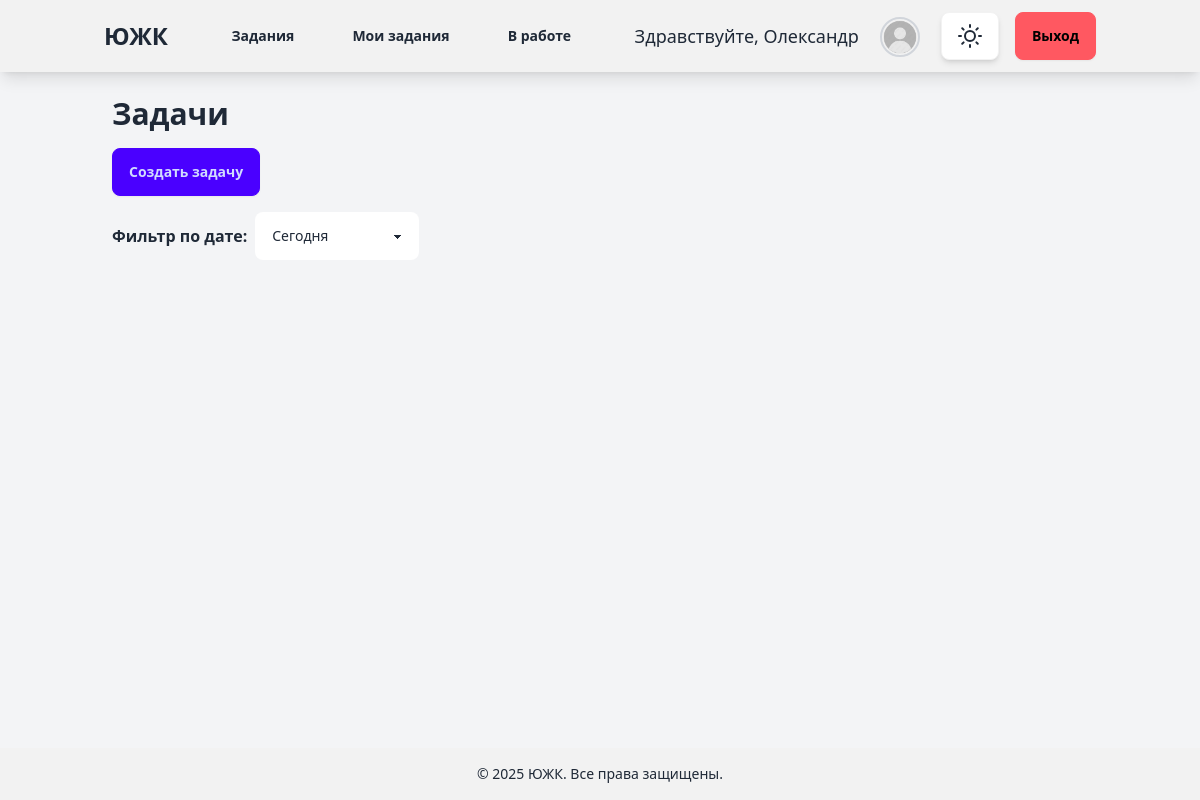
The app's page / (signed in), older data.
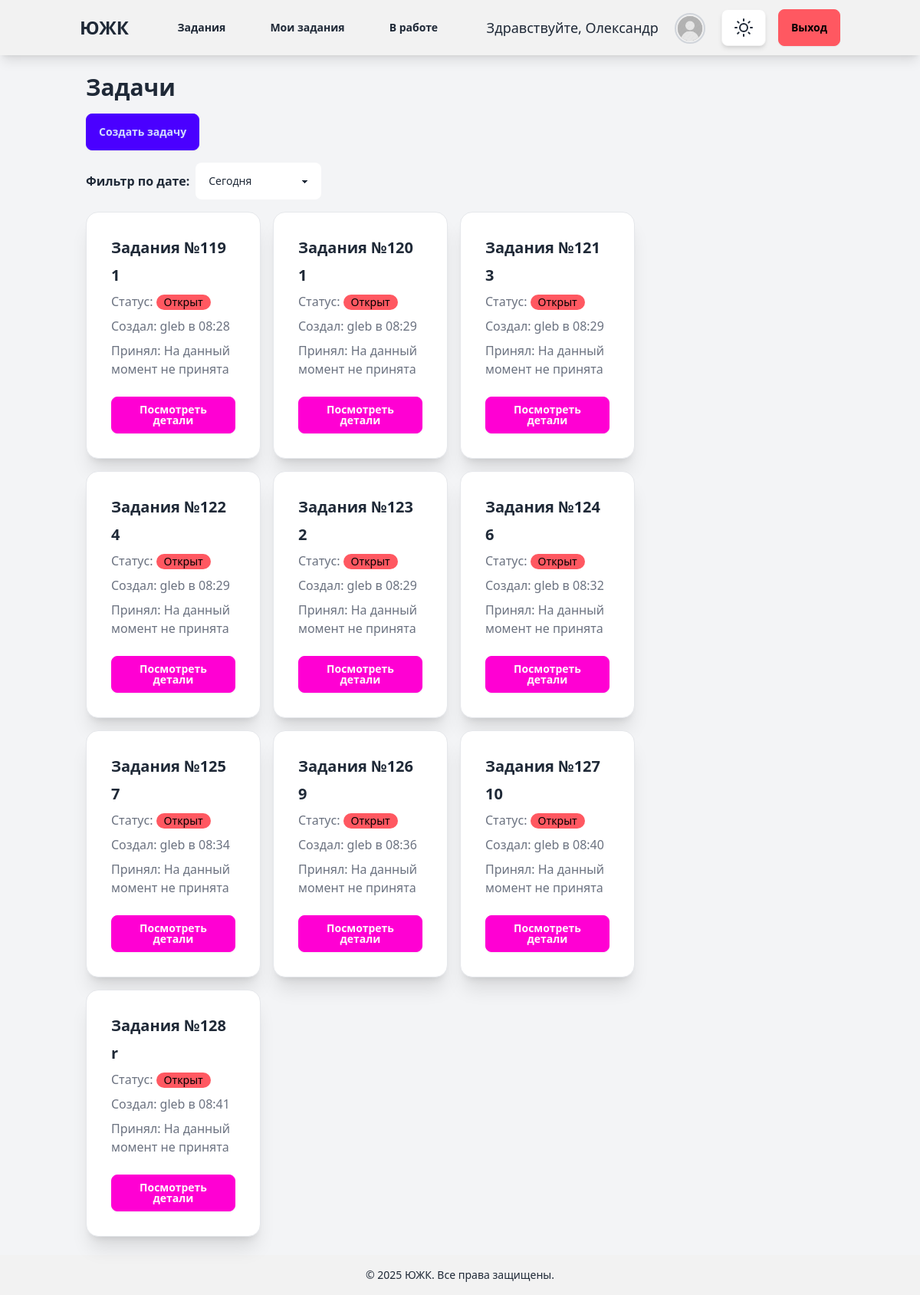
The same page, newer data.
### account/models.py (models this page shows)
class CustomUser(AbstractUser):
    department = models.ForeignKey(Department, on_delete=models.SET_NULL, null=True, blank=True)
    position = models.ForeignKey(Position, on_delete=models.SET_NULL, null=True, blank=True, related_name="users")

### tickets/models.py (models this page shows, shortened)
class Ticket(models.Model):
    STATUS_CHOICES = [
        ('open', 'Open'),
        ('in_progress', 'In Progress'),
        ('closed', 'Closed'),
    ]
    title = models.CharField(max_length=200)
    description = models.TextField()
    status = models.CharField(max_length=20, choices=STATUS_CHOICES, default='open')
    created_by = models.ForeignKey(CustomUser, on_delete=models.CASCADE, related_name='tickets_created')
    accepted_by = models.ForeignKey(CustomUser, on_delete=models.CASCADE, related_name='tickets_accepted', null=True,
                                    blank=True)
    department = models.ForeignKey(Department, on_delete=models.CASCADE, related_name='tickets', null=True, blank=True)
    position = models.ForeignKey(Position, on_delete=models.CASCADE, related_name='tickets', null=True, blank=True)
    old_department = models.ForeignKey(Department, on_delete=models.SET_NULL, related_name='old_department', null=True, blank=True)
    old_position = models.ForeignKey(Position, on_delete=models.SET_NULL, related_name='old_position', null=True, blank=True)
    attachment = models.FileField(upload_to='tickets/', null=True, blank=True)
    created_at = models.DateTimeField(auto_now_add=True)
    accepted_at = models.DateTimeField(null=True, blank=True)
    closed_at = models.DateTimeField(null=True, blank=True)
    updated_at = models.DateTimeField(auto_now=True)
    completion_comment = models.TextField(null=True, blank=True)

### tickets/views.py (the view)
# urls.py: path('', views.ticket_list, name='ticket_list'),
@login_required
def ticket_list(request):
    user = request.user
    chat_id = None
    tickets = Ticket.objects.filter(
        department=user.department,
        position=user.position
    )
    time_filter = request.GET.get('time_filter', 'today')  # Default to 'today'
    if time_filter == 'today':
        tickets = tickets.filter(created_at__date=timezone.now().date())
    elif time_filter == 'week':
        start_of_week = timezone.now() - timedelta(days=timezone.now().weekday())
        tickets = tickets.filter(created_at__gte=start_of_week)
    elif time_filter == 'month':
        tickets = tickets.filter(created_at__year=timezone.now().year,
                                 created_at__month=timezone.now().month)
    chat = Chat.objects.filter(
        Q(ticket__accepted_by=user) | Q(ticket__created_by=user)
    ).first()
    chat_id = chat.ticket.id if chat else None
    return render(request, 'tickets/ticket_list.html', {
        'tickets': tickets,
        'chat_id': chat_id
    })

### templates/tickets/ticket_list.html (shortened to what this page needs)
{% extends "blog/base.html" %}
{% block content1 %}
<div class="container mx-auto p-6">
    <h2 class="text-3xl font-bold mb-4">Задачи</h2>
    <a href="{% url 'tickets:create_ticket' %}" class="btn btn-primary mb-4">Создать задачу</a>
    <form method="get" class="mb-4">
        <div class="flex gap-2 items-center">
            <label class="font-semibold">Фильтр по дате:</label>
            <select name="time_filter" class="select select-bordered" onchange="this.form.submit()">
                <option value="today" {% if request.GET.time_filter == "today" %}selected{% endif %}>Сегодня</option>
            </select>
        </div>
    </form>
    <div id="ticket-container" class="transition-all duration-300 w-full lg:w-3/4 pr-4">
        <div class="grid grid-cols-1 md:grid-cols-2 lg:grid-cols-3 gap-4">
            {% for ticket in tickets %}
            <div class="card bg-base-100 shadow-xl border border-gray-200" data-ticket-id="{{ ticket.id }}">
                <div class="card-body">
                    <h2 class="card-title text-xl font-semibold">Задания №{{ ticket.id }}</h2>
                    <h3 class="card-title text-xl font-semibold">{{ ticket.title }}</h3>
                    <p class="text-gray-500">Статус:
                        <span class="badge
                            {% if ticket.status == 'open' %}badge-error
                            {% elif ticket.status == 'in_progress' %}badge-warning
                            {% else %}badge-success
                            {% endif %}">
                            {% if ticket.status == 'open' %}Открыт
                            {% elif ticket.status == 'in_progress' %}В процессе
                            {% else %}Закрыт
                            {% endif %}
                        </span>
                    </p>
                    <p class="text-gray-500">Создал:
                        {{ ticket.created_by.username }} в {{ ticket.created_at|date:"H:i" }}
                    </p>
                    <p class="text-gray-500">Принял:
                        {% if ticket.accepted_by %}
                            {{ ticket.accepted_by.username }} в {{ ticket.accepted_at|date:"H:i" }}
                        {% else %}
                            {{ ticket.accepted_by.username|default:"На данный момент не принята" }}
                        {% endif %}
                    </p>
                    <a href="{% url 'tickets:ticket_detail' ticket.id %}" class="btn btn-secondary mt-2">Посмотреть детали</a>
                </div>
            </div>
            {% endfor %}
        </div>
    </div>
</div>
{% endblock %}

### templates/blog/base.html (shortened to what this page needs)
{% load static %}
{% load tailwind_tags %}
<!DOCTYPE html>
<html lang="ru">
<head>
    {% tailwind_css %}
    <script src="https://cdn.tailwindcss.com"></script>
</head>
<body class="bg-gray-100 theme-transition min-h-screen flex flex-col">
    <nav class="bg-base-200 shadow-lg sticky top-0 z-10">
        <div class="container mx-auto px-4 py-3 flex justify-between items-center">
            <a href="{% url 'tickets:ticket_list_created_by' %}" class="text-2xl font-bold hover:text-primary transition-colors">ЮЖК</a>
            {% if request.user.is_authenticated %}
            <div class="hidden md:flex items-center space-x-6">
                <a href="{% url 'tickets:ticket_list' %}" class="btn btn-ghost hover:bg-base-300">Задания</a>
                <a href="{% url 'tickets:ticket_list_created_by' %}" class="btn btn-ghost hover:bg-base-300">Мои задания</a>
                <a href="{% url 'tickets:ticket_list_accepted_by' %}" class="btn btn-ghost hover:bg-base-300">В работе</a>
            </div>
            <div class="flex items-center space-x-4">
                <span class="text-lg hidden md:inline">Здравствуйте, {{ request.user.first_name|default:request.user.username }}</span>
                <a href="{% url 'account:user_profile' %}" class="btn btn-ghost p-1 hover:ring-2 hover:ring-primary rounded-full transition-all">
                    {% if request.user.profile.photo %}
                        <img src="{{ request.user.profile.photo.url }}" alt="Profile Picture"
                            class="w-10 h-10 rounded-full border-2 border-primary object-cover">
                    {% else %}
                        <img src="/media/tickets/def.png" alt="Default Profile Picture"
                            class="w-10 h-10 rounded-full border-2 border-gray-300 object-cover">
                    {% endif %}
                </a>
                <button id="theme-toggle-btn" class="btn btn-circle bg-base-100 hover:bg-base-300 shadow-md transition-all">
                </button>
                <form action="{% url 'account:logout' %}" method="post" class="inline">
                    <button type="submit" class="btn btn-error hover:btn-error-focus transition-colors">Выход</button>
                </form>
            </div>
            {% else %}
            <div>
                <a href="{% url 'account:login' %}" class="btn btn-primary hover:bg-primary-focus transition-colors">Вход</a>
            </div>
            {% endif %}
        </div>
    </nav>
    {% block content1 %}
    {% endblock %}
    <footer class="bg-base-200 p-4 text-center text-sm mt-auto">
        <div class="container mx-auto">
            <p>© 2025 ЮЖК. Все права защищены.</p>
        </div>
    </footer>
</body>
</html>

### templates/blog/base.html (style rules this page uses)
.theme-transition { transition: background-color 0.3s ease, color 0.3s ease, border-color 0.3s ease; }

Row changes from the older to the newer data that the page shows:
added Ticket: id "119", title "1", status "Открыт", created_by.username "gleb", created_at "08:28", accepted_by.username "На данный момент не принята"
added Ticket: id "120", title "1", status "Открыт", created_by.username "gleb", created_at "08:29", accepted_by.username "На данный момент не принята"
added Ticket: id "121", title "3", status "Открыт", created_by.username "gleb", created_at "08:29", accepted_by.username "На данный момент не принята"
added Ticket: id "122", title "4", status "Открыт", created_by.username "gleb", created_at "08:29", accepted_by.username "На данный момент не принята"
added Ticket: id "123", title "2", status "Открыт", created_by.username "gleb", created_at "08:29", accepted_by.username "На данный момент не принята"
added Ticket: id "124", title "6", status "Открыт", created_by.username "gleb", created_at "08:32", accepted_by.username "На данный момент не принята"
added Ticket: id "125", title "7", status "Открыт", created_by.username "gleb", created_at "08:34", accepted_by.username "На данный момент не принята"
added Ticket: id "126", title "9", status "Открыт", created_by.username "gleb", created_at "08:36", accepted_by.username "На данный момент не принята"
added Ticket: id "127", title "10", status "Открыт", created_by.username "gleb", created_at "08:40", accepted_by.username "На данный момент не принята"
added Ticket: id "128", title "r", status "Открыт", created_by.username "gleb", created_at "08:41", accepted_by.username "На данный момент не принята"
